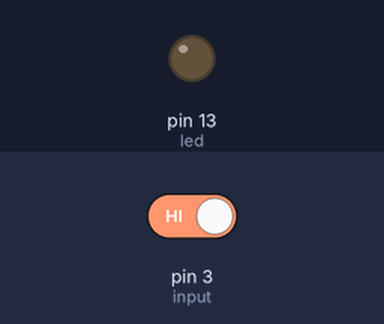
A sketch run on a simulated Arduino Uno, built with avr-gcc and run on an emulated ATmega328P. On the bench: output pins drawn as LEDs (lit = HIGH). The test bench sets the inputs (shaded band); at power-on: pin 3 (input) HIGH. What the sketch prints to the serial monitor is not drawn.

Above: at 1.2 s.
1.3 s: pin 3 (input) driven LOW
At 1.9 s:
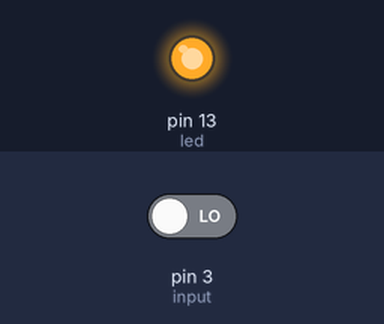
2.8 s: pin 3 (input) driven HIGH
At 3.1 s:
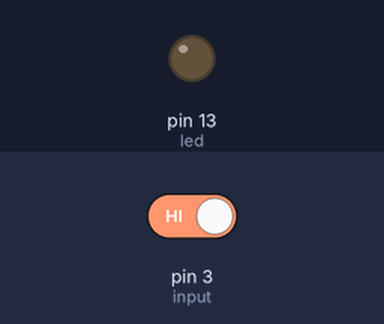
Timing chart, 0 to 5.8 s (numbered marks = the images above; inputs shaded):
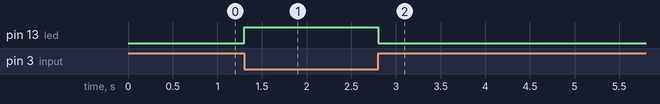

Measured:
- after the input at 1.3 s, pin 13 (led): LOW → HIGH at once
- after the input at 2.8 s, pin 13 (led): HIGH → LOW at once

The sketch:

IR_Sensor.ino
```cpp
const int input = 3;
const int led = 13;


void setup() {
  // put your setup code here, to run once:
pinMode(input,INPUT);
pinMode(led,OUTPUT);
Serial.begin(9600);
}

void loop() {
  // put your main code here, to run repeatedly:
  Serial.println(digitalRead(input));
 if (digitalRead(input) == 0 )
 {
  digitalWrite(led,HIGH);
 }
 if (digitalRead(input) == 1)
 {
  digitalWrite(led,LOW);
 }
}
```
